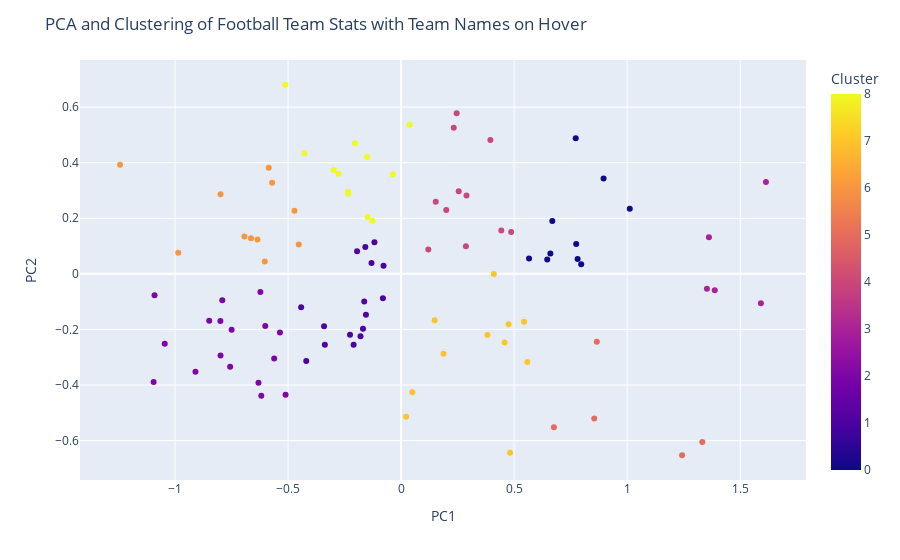

The cell this chart's notebook holds for it:
### Code cell
import pandas as pd
from sklearn.decomposition import PCA
from sklearn.preprocessing import StandardScaler, MinMaxScaler
from sklearn.cluster import KMeans
import plotly.express as px
from sklearn.metrics import silhouette_score
import matplotlib.pyplot as plt

# Load the data
df = pd.read_csv('data/2022-2023 Football Team Stats.csv', encoding='ISO-8859-1', delimiter=';')

# Basic Cleaning and Feature Engineering
# Drop columns that won't be used in clustering
squads = df['Squad']
df.drop(['Rk', 'Squad', 'Country', 'Top Team Scorer', 'Goalkeeper'], axis=1, inplace=True)

# Handle any missing values
df.fillna(df.mean(), inplace=True)

# Feature Engineering
# add or modify features based on domain knowledge
df['WinRate'] = df['W'] / df['MP']  # Example: Win rate
df['GoalDifferencePerMatch'] = df['GD'] / df['MP']  # Goal difference per match

# Select Features for Clustering
features = ['MP', 'WinRate', 'D', 'L', 'GF', 'GA', 'GoalDifferencePerMatch', 'Pts/MP', 'xG', 'xGA', 'xGD', 'xGD/90', 'Attendance']
df_numeric = df[features]

# Outlier Detection and Handling (Optional)
# This part is highly data-specific. You might use methods like IQR or Z-score to identify and handle outliers.

# Standardize and Normalize the data
scaler = MinMaxScaler()  # Using MinMaxScaler for normalization
df_scaled = scaler.fit_transform(df_numeric)

# PCA
pca = PCA(n_components=2)  # Reduce to 2 dimensions for visualization
principal_components = pca.fit_transform(df_scaled)
principal_df = pd.DataFrame(data=principal_components, columns=['PC1', 'PC2'])

# Silhouette Score Analysis
range_n_clusters = list(range(3, 11))
silhouette_avg = []

for num_clusters in range_n_clusters:
    kmeans = KMeans(n_clusters=num_clusters, random_state=42)
    cluster_labels = kmeans.fit_predict(principal_df)
    silhouette_avg.append(silhouette_score(principal_df, cluster_labels))

# Plotting the Silhouette Scores
plt.plot(range_n_clusters, silhouette_avg, 'bx-')
plt.xlabel('Values of K')
plt.ylabel('Silhouette score')
plt.title('Silhouette Analysis For Optimal k')
plt.show()

# Choose the optimal number of clusters
optimal_clusters = range_n_clusters[silhouette_avg.index(max(silhouette_avg))]
print("Optimal number of clusters:", optimal_clusters)

# KMeans Clustering with Optimal Clusters
kmeans = KMeans(n_clusters=optimal_clusters, random_state=42)
principal_df['Cluster'] = kmeans.fit_predict(principal_df[['PC1', 'PC2']])

# Add the team names back for visualization
principal_df['Team'] = squads

# Plot using Plotly
fig = px.scatter(principal_df, x='PC1', y='PC2', color='Cluster', hover_data=['Team'])
fig.update_layout(title='PCA and Clustering of Football Team Stats with Team Names on Hover')
fig.show()

### Figure 1 — Plotly figure (JSON) as saved in the notebook; plotly's stock layout.template omitted (floating-point values rounded to 4 significant figures)
{"data": [{"customdata": [["Barcelona"], ["Napoli"], ["Paris S-G"], ["Arsenal"], ["Manchester City"], ["Real Madrid"], ["Dortmund"], ["Atlético Madrid"], ["Lens"], ["Marseille"], ["Bayern Munich"], ["Lazio"], ["Juventus"], ["Manchester Utd"], ["Monaco"], ["Newcastle Utd"], ["Roma"], ["Union Berlin"], ["RB Leipzig"], ["Real Sociedad"], ["Freiburg"], ["Milan"], ["Lille"], ["Rennes"], ["Tottenham"], ["Inter"], ["Brighton"], ["Atalanta"], ["Villarreal"], ["Liverpool"], ["Lyon"], ["Betis"], ["Aston Villa"], ["Leverkusen"], ["Mainz 05"], ["Athletic Club"], ["Reims"], ["Wolfsburg"], ["Nice"], ["Eint Frankfurt"], ["Fulham"], ["Lorient"], ["Bologna"], ["Fiorentina"], ["Clermont Foot"], ["Brentford"], ["Osasuna"], ["Torino"], ["Rayo Vallecano"], ["Udinese"], ["M'Gladbach"], ["Sassuolo"], ["Mallorca"], ["Girona"], ["Monza"], ["Chelsea"], ["Toulouse"], ["Köln"], ["Sevilla"], ["Werder Bremen"], ["Celta Vigo"], ["Montpellier"], ["Valladolid"], ["Crystal Palace"], ["Getafe"], ["Empoli"], ["Cádiz"], ["Salernitana"], ["Wolves"], ["Bournemouth"], ["West Ham"], ["Augsburg"], ["Auxerre"], ["Nantes"], ["Hoffenheim"], ["Brest"], ["Almería"], ["Strasbourg"], ["Valencia"], ["Lecce"], ["Espanyol"], ["Bochum"], ["Leeds United"], ["Leicester City"], ["Everton"], ["Spezia"], ["Stuttgart"], ["Schalke 04"], ["Hellas Verona"], ["Nott'ham Forest"], ["Hertha BSC"], ["Southampton"], ["Troyes"], ["Ajaccio"], ["Cremonese"], ["Sampdoria"], ["Elche"], ["Angers"]], "hovertemplate": "PC1=%{x}<br>PC2=%{y}<br>Team=%{customdata[0]}<br>Cluster=%{marker.color}<extra></extra>", "legendgroup": "", "marker": {"color": [3, 3, 5, 5, 3, 3, 0, 0, 5, 5, 3, 7, 0, 0, 7, 0, 0, 4, 0, 4, 4, 0, 5, 7, 7, 0, 0, 7, 4, 7, 7, 4, 7, 4, 4, 4, 7, 4, 7, 4, 1, 1, 1, 4, 1, 7, 8, 1, 1, 1, 8, 1, 8, 1, 1, 1, 1, 8, 8, 8, 1, 1, 6, 1, 8, 6, 6, 2, 2, 2, 8, 6, 2, 1, 8, 2, 6, 2, 8, 6, 6, 6, 2, 2, 2, 2, 8, 8, 2, 2, 6, 2, 2, 2, 6, 2, 6, 2], "coloraxis": "coloraxis", "symbol": "circle"}, "mode": "markers", "name": "", "orientation": "v", "showlegend": false, "type": "scatter", "x": [1.614, 1.353, 1.243, 1.332, 1.592, 1.388, 1.012, 0.8958, 0.8544, 0.8659, 1.362, 0.5439, 0.6465, 0.6603, 0.4821, 0.7809, 0.7747, 0.2458, 0.7725, 0.487, 0.2329, 0.5662, 0.676, 0.4583, 0.4755, 0.7968, 0.6689, 0.4102, 0.2894, 0.5584, 0.3821, 0.2868, 0.04973, 0.3949, 0.1535, 0.4433, 0.1878, 0.1997, 0.1487, 0.2549, -0.1795, -0.2259, -0.1555, 0.1204, -0.3408, 0.02196, -0.1271, -0.1631, -0.1583, -0.1308, 0.03771, -0.1686, -0.2041, -0.07767, -0.1946, -0.0803, -0.21, -0.03606, -0.277, -0.2344, -0.1179, -0.3372, -0.664, -0.4195, -0.428, -0.6354, -0.6931, -0.7497, -0.5613, -0.7993, -0.1482, -0.5705, -0.6308, -0.4421, -0.2341, -0.6008, -0.603, -0.5359, -0.1505, -0.4716, -0.4525, -0.7987, -0.6183, -0.5109, -0.7562, -0.8486, -0.2986, -0.512, -0.6223, -0.9096, -0.5852, -0.7987, -1.045, -0.7909, -0.9858, -1.091, -1.243, -1.095], "xaxis": "x", "y": [0.3303, -0.0537, -0.6526, -0.605, -0.1056, -0.05925, 0.2346, 0.3431, -0.5204, -0.2446, 0.1314, -0.1726, 0.05169, 0.0732, -0.6435, 0.05388, 0.1075, 0.5782, 0.4881, 0.1508, 0.5254, 0.05506, -0.5516, -0.2473, -0.1814, 0.03497, 0.1902, -0.0003907, 0.2823, -0.3175, -0.2203, 0.09941, -0.4258, 0.4819, 0.2597, 0.1563, -0.2874, 0.2293, -0.1673, 0.2976, -0.2244, -0.2187, -0.147, 0.08785, -0.1883, -0.5142, 0.1911, -0.0998, 0.09675, 0.03931, 0.5367, -0.1974, 0.47, 0.02963, 0.08106, -0.08806, -0.2548, 0.3581, 0.3603, 0.2945, 0.1135, -0.2548, 0.1283, -0.3137, 0.434, 0.1238, 0.1347, -0.2014, -0.3042, -0.1699, 0.2045, 0.3274, -0.3915, -0.1203, 0.288, -0.1873, 0.0449, -0.2111, 0.4215, 0.227, 0.1056, 0.2861, -0.4388, -0.4351, -0.3341, -0.1688, 0.3734, 0.6804, -0.06554, -0.3523, 0.3819, -0.2936, -0.2515, -0.09457, 0.07616, -0.07703, 0.3928, -0.3892], "yaxis": "y"}], "layout": {"coloraxis": {"colorbar": {"title": {"text": "Cluster"}}, "colorscale": [[0, "#0d0887"], [0.1111, "#46039f"], [0.2222, "#7201a8"], [0.3333, "#9c179e"], [0.4444, "#bd3786"], [0.5556, "#d8576b"], [0.6667, "#ed7953"], [0.7778, "#fb9f3a"], [0.8889, "#fdca26"], [1, "#f0f921"]]}, "legend": {"tracegroupgap": 0}, "margin": {"t": 60}, "title": {"text": "PCA and Clustering of Football Team Stats with Team Names on Hover"}, "xaxis": {"anchor": "y", "domain": [0, 1], "title": {"text": "PC1"}}, "yaxis": {"anchor": "x", "domain": [0, 1], "title": {"text": "PC2"}}}}
